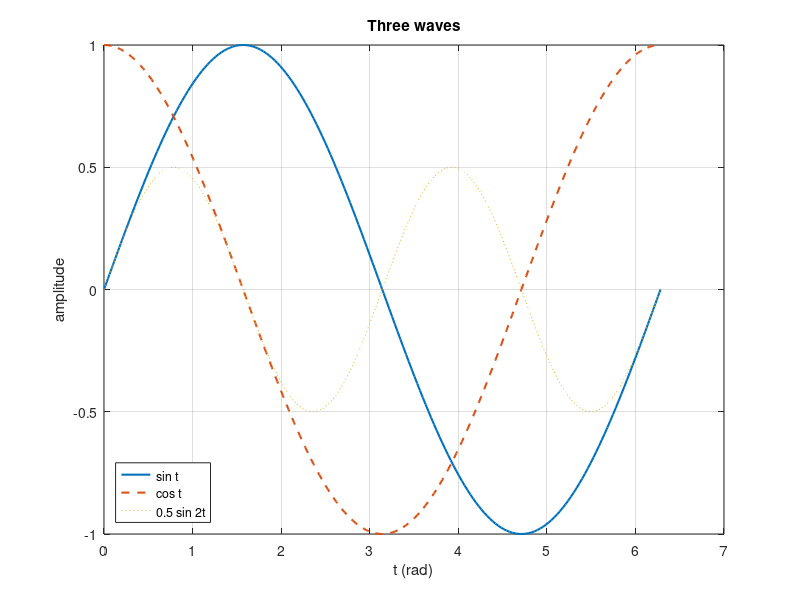

Source code (MATLAB):
% Several lines in one axes, with a legend and labels.
t = linspace(0, 2*pi, 200);
plot(t, sin(t), 'LineWidth', 1.5)
hold on
plot(t, cos(t), '--', 'LineWidth', 1.5)
plot(t, sin(2*t) / 2, ':')
hold off
grid on
xlabel('t (rad)')
ylabel('amplitude')
title('Three waves')
legend('sin t', 'cos t', '0.5 sin 2t', 'Location', 'southwest')
